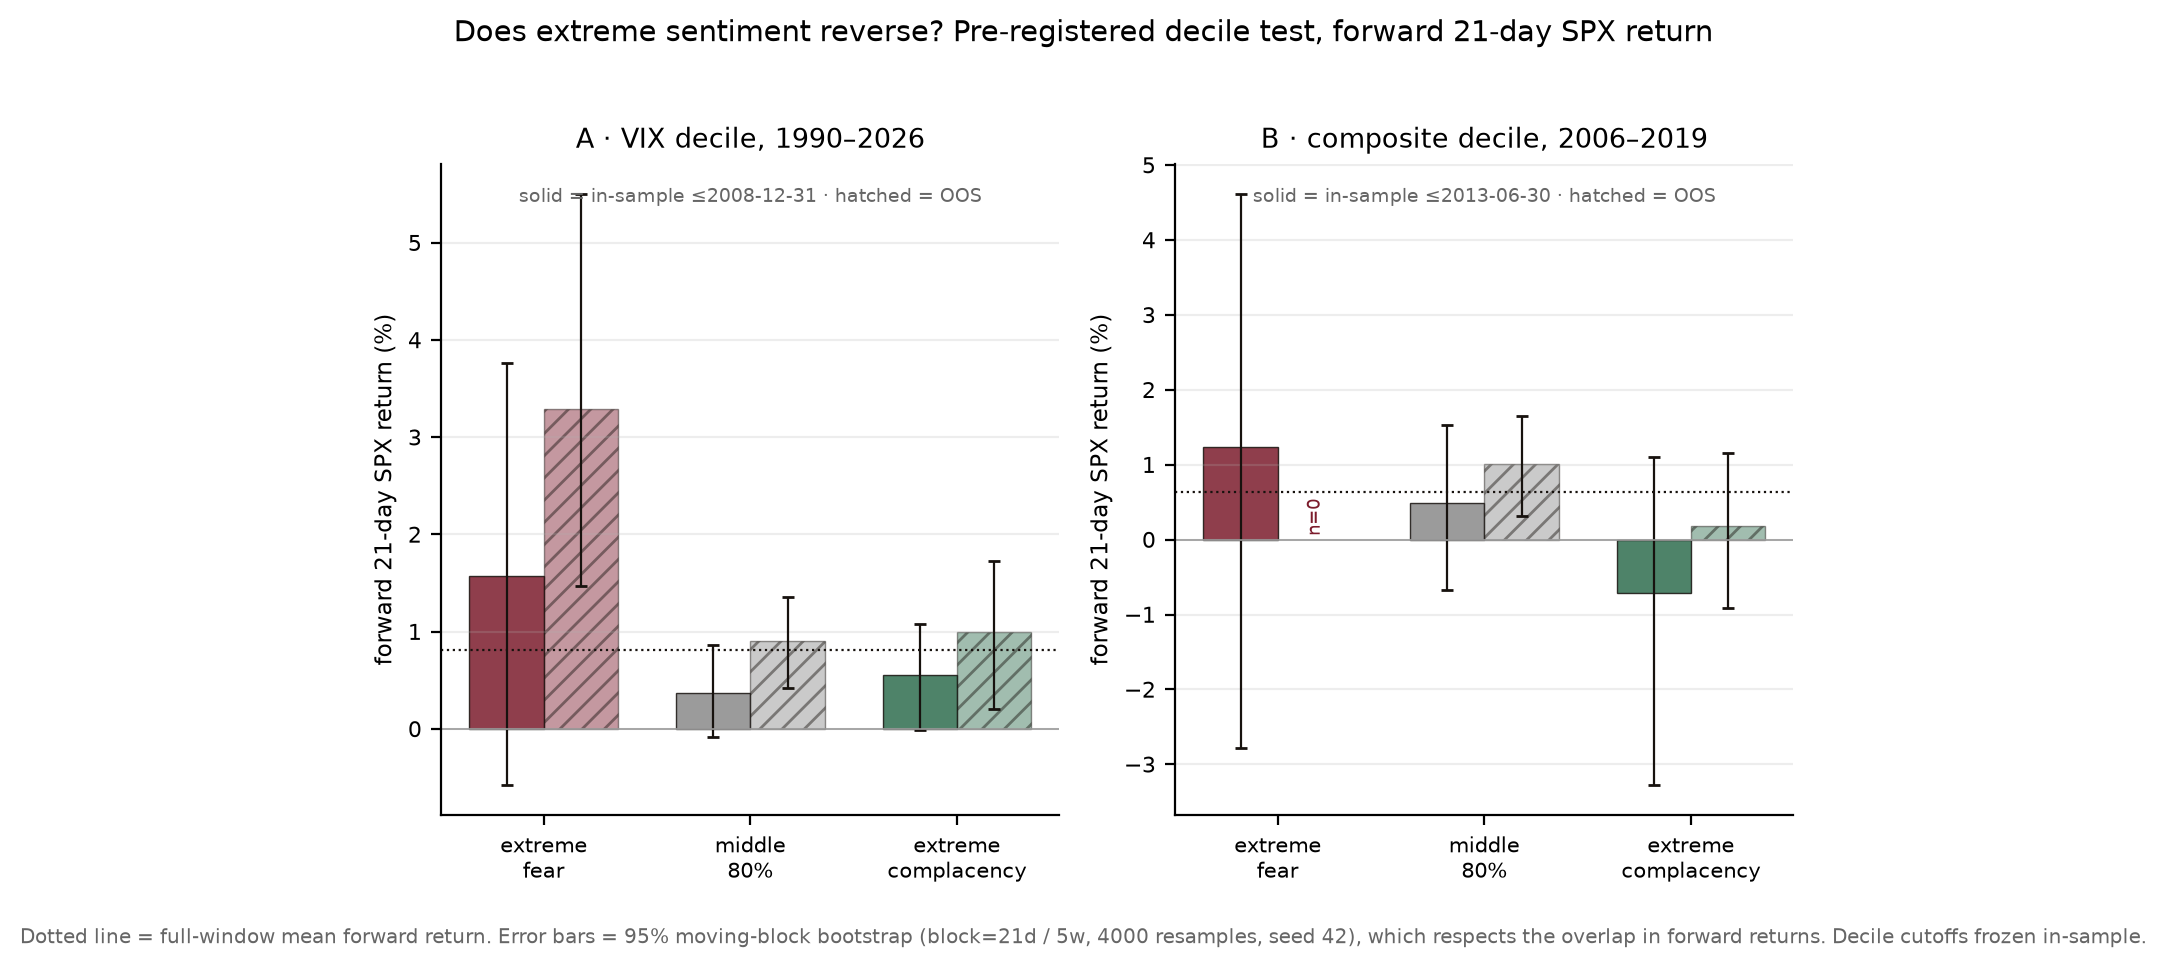

This figure's Python source:
"""
Figure 4 (E3) - The contrarian claim, tested honestly (pre-registered).

Question: does an EXTREME sentiment reading reverse? We sort each series into
deciles and measure the forward 21-trading-day S&P 500 return that follows.

Two series, both pre-registered with a fixed in-sample / out-of-sample split
whose decile cutoffs are frozen on the in-sample half and then applied,
untouched, to the out-of-sample half (no look-ahead):

  Panel A  VIX close (CBOE, 1990-2026) - the single cleanest market-based
           gauge with the longest free history. TOP decile = extreme fear,
           BOTTOM decile = extreme complacency. In-sample <= 2008-12-31.
  Panel B  Three-family composite (2006-2019, as in fig_e3_composite), rebuilt
           with IN-SAMPLE-ONLY standardization so it is honest out of sample.
           BOTTOM decile = extreme pessimism ("fear"), TOP decile = extreme
           optimism ("complacency"). In-sample <= 2013-06-30.

Pre-registration (frozen before the OOS half is read):
  H0: mean forward 21d SPX return is EQUAL in the extreme-fear and
      extreme-complacency deciles.
  H1 (directional, contrarian): fear-decile forward return > complacency-decile
      forward return (fade the crowd).
  Metric: difference of mean forward 21d returns, fear minus complacency.
  Decision: support H1 iff the difference is > 0 IN-SAMPLE and the SIGN HOLDS
      out-of-sample.

Confidence intervals are moving-block bootstraps (block = the return horizon, so
overlap in the 21-day forward returns is respected; naive i.i.d. errors would be
far too tight). We also print an overlap-adjusted effective n per cell so the
minimum-cell discipline (n_eff < 15) can be checked.

Everything is stdlib csv/zipfile + numpy; no pandas.

Reproducible:
    python fig_e3_contrarian.py
"""
import os, io, csv, socket, zipfile, urllib.request, datetime as dt
import numpy as np
import matplotlib
matplotlib.use("Agg")
import matplotlib.pyplot as plt

HERE = os.path.dirname(os.path.abspath(__file__))
DATA = os.path.join(HERE, "data")
COTDIR = os.path.join(DATA, "cot")
os.makedirs(COTDIR, exist_ok=True)

HORIZON = 21           # forward trading days
SEED = 42
B = 4000               # bootstrap resamples


def fetch(url, path):
    """Cache url -> path. Read into memory first, validate non-empty, then
    write atomically via a .part temp, so a failed/offline fetch never leaves
    a 0-byte or partial cache behind (ERRATA cache-poison). Raises on failure."""
    if os.path.exists(path) and os.path.getsize(path) > 0:
        return
    socket.setdefaulttimeout(60)
    req = urllib.request.Request(url, headers={"User-Agent": "Mozilla/5.0"})
    raw = urllib.request.urlopen(req).read()
    if not raw:
        raise ValueError("empty response")
    tmp = path + ".part"
    with open(tmp, "wb") as f:
        f.write(raw)
    os.replace(tmp, path)


def ensure(url, path):
    """fetch(); on offline failure with no usable cache, SKIP cleanly instead
    of crashing or trusting a poisoned cache."""
    try:
        fetch(url, path)
    except Exception as e:
        if not (os.path.exists(path) and os.path.getsize(path) > 0):
            print(f"SKIPPED (offline / no cache): {os.path.basename(path)} - "
                  f"{type(e).__name__}: {e}")
            raise SystemExit(0)


# ---------- loaders (cached; read-only reuse of the shared caches) ----------
def load_spx():
    path = os.path.join(DATA, "spx_daily_max.csv")
    dates, close = [], []
    with open(path) as f:
        for row in csv.DictReader(f):
            dates.append(row["date"]); close.append(float(row["close"]))
    close = np.array(close)
    pos = {d: i for i, d in enumerate(dates)}
    return dates, close, pos


def load_vix():
    path = os.path.join(DATA, "vix_history.csv")
    ensure("https://cdn.cboe.com/api/global/us_indices/daily_prices/VIX_History.csv", path)
    out = {}
    with open(path) as f:
        for row in csv.DictReader(f):
            try:
                d = dt.datetime.strptime(row["DATE"], "%m/%d/%Y").strftime("%Y-%m-%d")
                out[d] = float(row["CLOSE"])
            except (ValueError, KeyError):
                continue
    return out


def load_pc_ma(window=21):
    path = os.path.join(DATA, "equitypc.csv")
    ensure("https://cdn.cboe.com/resources/options/volume_and_call_put_ratios/equitypc.csv", path)
    raw = {}
    with open(path) as f:
        for row in csv.reader(f):
            if len(row) < 5 or "/" not in row[0]:
                continue
            try:
                d = dt.datetime.strptime(row[0].strip(), "%m/%d/%Y").strftime("%Y-%m-%d")
                raw[d] = float(row[4])
            except ValueError:
                continue
    ds = sorted(raw); vals = np.array([raw[d] for d in ds])
    return {ds[i + window - 1]: float(vals[i:i + window].mean())
            for i in range(len(vals) - window + 1)}


def load_cot(code="13874A"):
    rows = {}
    for y in range(1998, 2027):
        zp = os.path.join(COTDIR, f"deacot{y}.zip")
        try:
            fetch(f"https://www.cftc.gov/files/dea/history/deacot{y}.zip", zp)
        except Exception:
            continue
        try:
            z = zipfile.ZipFile(zp)
        except zipfile.BadZipFile:
            continue
        raw = z.read(z.namelist()[0]).decode("latin-1")
        rdr = csv.reader(io.StringIO(raw)); next(rdr)
        for r in rdr:
            if r[3].strip() == code:
                rows[r[2].strip()] = 100.0 * (float(r[8]) - float(r[9])) / float(r[7])
    ds = sorted(rows)
    if not ds:
        print("SKIPPED (offline / no cache): CFTC COT history (data/cot/) unavailable")
        raise SystemExit(0)
    return ds, np.array([rows[d] for d in ds])


# ---------- forward returns ----------
spx_dates, spx_close, spx_pos = load_spx()
N = len(spx_dates)


def fwd_return_at(i):
    """Forward HORIZON-trading-day SPX return from SPX index i."""
    if i is None or i + HORIZON >= N:
        return None
    return spx_close[i + HORIZON] / spx_close[i] - 1.0


def spx_index_on_or_before(day, maxback=6):
    d = dt.datetime.strptime(day, "%Y-%m-%d")
    for k in range(maxback):
        key = (d - dt.timedelta(days=k)).strftime("%Y-%m-%d")
        if key in spx_pos:
            return spx_pos[key]
    return None


# ---------- moving-block bootstrap of cell means and the fear-comp diff ----------
def block_stats(fwd, labels, block, b=B, seed=SEED):
    """fwd, labels time-ordered within one split window. Returns dict of
    {cell: (mean, lo, hi, n)} and (diff, dlo, dhi) for fear-minus-comp."""
    rng = np.random.default_rng(seed)
    n = len(fwd)
    nblk = int(np.ceil(n / block))
    cells = ("fear", "mid", "comp")
    point = {}
    for c in cells:
        m = fwd[labels == c]
        point[c] = (float(m.mean()) if len(m) else np.nan, len(m))
    boot = {c: [] for c in cells}
    dboot = []
    starts_max = n - block
    for _ in range(b):
        starts = rng.integers(0, starts_max + 1, size=nblk)
        idx = np.concatenate([np.arange(s, s + block) for s in starts])[:n]
        fb, lb = fwd[idx], labels[idx]
        mvals = {}
        for c in cells:
            sub = fb[lb == c]
            mvals[c] = sub.mean() if len(sub) else np.nan
            boot[c].append(mvals[c])
        dboot.append(mvals["fear"] - mvals["comp"])
    out = {}
    for c in cells:
        arr = np.array(boot[c], float)
        lo, hi = np.nanpercentile(arr, [2.5, 97.5])
        out[c] = (point[c][0], float(lo), float(hi), point[c][1])
    darr = np.array(dboot, float)
    dpt = point["fear"][0] - point["comp"][0]
    dlo, dhi = np.nanpercentile(darr, [2.5, 97.5])
    return out, (dpt, float(dlo), float(dhi))


# ================= Panel A: VIX (single cleanest series) =================
vix_map = load_vix()
# align VIX to SPX trading days that have a full forward window
vA_dates, vA_val, vA_fwd = [], [], []
for d in sorted(vix_map):
    if d in spx_pos:
        fr = fwd_return_at(spx_pos[d])
        if fr is not None:
            vA_dates.append(d); vA_val.append(vix_map[d]); vA_fwd.append(fr)
vA_val = np.array(vA_val); vA_fwd = np.array(vA_fwd)

VIX_SPLIT = "2008-12-31"
is_mask = np.array([d <= VIX_SPLIT for d in vA_dates])
p10, p90 = np.percentile(vA_val[is_mask], [10, 90])   # cutoffs frozen in-sample


def vix_labels(vals):
    lab = np.full(len(vals), "mid", dtype=object)
    lab[vals >= p90] = "fear"     # high VIX = extreme fear
    lab[vals <= p10] = "comp"     # low VIX  = extreme complacency
    return lab


A_is, A_isd = block_stats(vA_fwd[is_mask], vix_labels(vA_val[is_mask]), HORIZON)
A_oos, A_oosd = block_stats(vA_fwd[~is_mask], vix_labels(vA_val[~is_mask]), HORIZON)
A_full_mean = float(vA_fwd.mean())

# ================= Panel B: three-family composite =================
vix_daily = vix_map
pc_ma = load_pc_ma()
cot_dates, cot = load_cot()


def last_on_or_before_map(m, day, maxback=7):
    d = dt.datetime.strptime(day, "%Y-%m-%d")
    for k in range(maxback):
        key = (d - dt.timedelta(days=k)).strftime("%Y-%m-%d")
        if key in m:
            return m[key]
    return None


rows = []
for d, c in zip(cot_dates, cot):
    friday = (dt.datetime.strptime(d, "%Y-%m-%d") + dt.timedelta(days=3)).strftime("%Y-%m-%d")
    v = last_on_or_before_map(vix_daily, friday)
    p = last_on_or_before_map(pc_ma, friday)
    si = spx_index_on_or_before(friday)
    fr = fwd_return_at(si) if si is not None else None
    if v is not None and p is not None and fr is not None:
        rows.append((friday, v, p, c, fr))

cB_dates = [r[0] for r in rows]
V = np.array([r[1] for r in rows]); P = np.array([r[2] for r in rows])
C = np.array([r[3] for r in rows]); cB_fwd = np.array([r[4] for r in rows])

COMP_SPLIT = "2013-06-30"
isB = np.array([d <= COMP_SPLIT for d in cB_dates])


def zfit(x, mask):
    mu, sd = x[mask].mean(), x[mask].std()
    return (x - mu) / sd


# signed so HIGH composite = optimism; standardize on in-sample only
S = (-zfit(V, isB) - zfit(P, isB) + zfit(C, isB)) / 3.0
q10, q90 = np.percentile(S[isB], [10, 90])   # cutoffs frozen in-sample


def comp_labels(s):
    lab = np.full(len(s), "mid", dtype=object)
    lab[s <= q10] = "fear"    # low optimism = extreme pessimism/fear
    lab[s >= q90] = "comp"    # high optimism = extreme complacency
    return lab


BLOCK_W = 5   # 21 trading days ~ 4-5 weekly rows
B_is, B_isd = block_stats(cB_fwd[isB], comp_labels(S[isB]), BLOCK_W)
B_oos, B_oosd = block_stats(cB_fwd[~isB], comp_labels(S[~isB]), BLOCK_W)
B_full_mean = float(cB_fwd.mean())


def neff(n, overlap):
    return n / overlap


# ================= plot =================
fig, (axA, axB) = plt.subplots(1, 2, figsize=(7.4, 4.4))
cells = ["fear", "mid", "comp"]
cell_lab = {"fear": "extreme\nfear", "mid": "middle\n80%", "comp": "extreme\ncomplacency"}
colA = {"fear": "#7c1c2c", "mid": "#8a8a8a", "comp": "#2f6d4f"}
wid = 0.36
xpos = np.arange(3)


def draw(ax, res_is, res_oos, full_mean, title, sub):
    for k, cell in enumerate(cells):
        for j, (res, hatch, alpha, off) in enumerate(
                [(res_is, None, 0.85, -wid / 2), (res_oos, "///", 0.45, wid / 2)]):
            m, lo, hi, n = res[cell]
            if n == 0 or not np.isfinite(m):
                ax.text(xpos[k] + off, 0.05, "n=0", ha="center", va="bottom",
                        fontsize=6.6, color="#7c1c2c", rotation=90)
                continue
            ax.bar(xpos[k] + off, m * 100, wid, color=colA[cell], alpha=alpha,
                   hatch=hatch, edgecolor="#17120e", lw=0.5)
            ax.errorbar(xpos[k] + off, m * 100, yerr=[[(m - lo) * 100], [(hi - m) * 100]],
                        color="#17120e", lw=0.8, capsize=2)
    ax.axhline(full_mean * 100, color="#17120e", lw=0.8, ls=":")
    ax.axhline(0, color="#999", lw=0.6)
    ax.set_xticks(xpos)
    ax.set_xticklabels([cell_lab[c] for c in cells], fontsize=7.6)
    ax.set_title(title, fontsize=9.6)
    ax.set_ylabel("forward 21-day SPX return (%)", fontsize=8.2)
    ax.tick_params(axis="y", labelsize=7.8)
    for s in ("top", "right"):
        ax.spines[s].set_visible(False)
    ax.grid(True, axis="y", alpha=0.22)
    ax.text(0.5, 0.965, sub, transform=ax.transAxes, ha="center", va="top",
            fontsize=7.0, color="#666")


draw(axA, A_is, A_oos, A_full_mean,
     "A · VIX decile, 1990–2026",
     f"solid = in-sample ≤{VIX_SPLIT} · hatched = OOS")
draw(axB, B_is, B_oos, B_full_mean,
     "B · composite decile, 2006–2019",
     f"solid = in-sample ≤{COMP_SPLIT} · hatched = OOS")

fig.suptitle("Does extreme sentiment reverse? Pre-registered decile test, forward 21-day SPX return",
             fontsize=10.4, y=1.02)
fig.text(0.5, -0.03,
         "Dotted line = full-window mean forward return. Error bars = 95% moving-block bootstrap "
         f"(block={HORIZON}d / {BLOCK_W}w, {B} resamples, seed {SEED}), which respects the overlap "
         "in forward returns. Decile cutoffs frozen in-sample.",
         ha="center", fontsize=7.2, color="#666")
plt.tight_layout()

OUT = os.path.join(HERE, "fig_e3_contrarian.png")
fig.savefig(OUT, dpi=200, bbox_inches="tight")
print("wrote", OUT)


def report(tag, res_is, res_oos, isd, oosd, full_mean, n_is, n_oos, overlap):
    print(f"\n=== {tag} ===  full-window mean fwd21 = {full_mean*100:+.2f}%")
    for split, res, dd, n_all in (("IN-SAMPLE", res_is, isd, n_is),
                                  ("OOS", res_oos, oosd, n_oos)):
        print(f" [{split}] n_total={n_all}")
        for cell in cells:
            m, lo, hi, n = res[cell]
            print(f"   {cell:>5}: mean={m*100:+.2f}%  95%CI[{lo*100:+.2f},{hi*100:+.2f}]  "
                  f"n={n}  n_eff={neff(n, overlap):.0f}")
        dpt, dlo, dhi = dd
        sign = "POS" if dpt > 0 else "NEG"
        excl0 = "excludes 0" if (dlo > 0 or dhi < 0) else "includes 0"
        print(f"   fear-minus-comp = {dpt*100:+.2f}%  95%CI[{dlo*100:+.2f},{dhi*100:+.2f}]  "
              f"({sign}, CI {excl0})")


nA_is = int(is_mask.sum()); nA_oos = int((~is_mask).sum())
nB_is = int(isB.sum()); nB_oos = int((~isB).sum())
report("PANEL A  VIX (fear=top decile, comp=bottom decile)",
       A_is, A_oos, A_isd, A_oosd, A_full_mean, nA_is, nA_oos, HORIZON)
print(f"   VIX cutoffs (in-sample): p10={p10:.2f}  p90={p90:.2f}")
report("PANEL B  composite (fear=bottom decile, comp=top decile)",
       B_is, B_oos, B_isd, B_oosd, B_full_mean, nB_is, nB_oos, BLOCK_W)
print(f"   composite cutoffs (in-sample z): q10={q10:+.3f}  q90={q90:+.3f}")

print("\n--- pre-registered decision ---")
print(f"VIX : in-sample diff {A_isd[0]*100:+.2f}%  ->  OOS diff {A_oosd[0]*100:+.2f}%  "
      f"sign holds: {(A_isd[0] > 0) == (A_oosd[0] > 0) and A_isd[0] > 0}")
print(f"COMP: in-sample diff {B_isd[0]*100:+.2f}%  ->  OOS diff {B_oosd[0]*100:+.2f}%  "
      f"sign holds: {(B_isd[0] > 0) == (B_oosd[0] > 0) and B_isd[0] > 0}")
